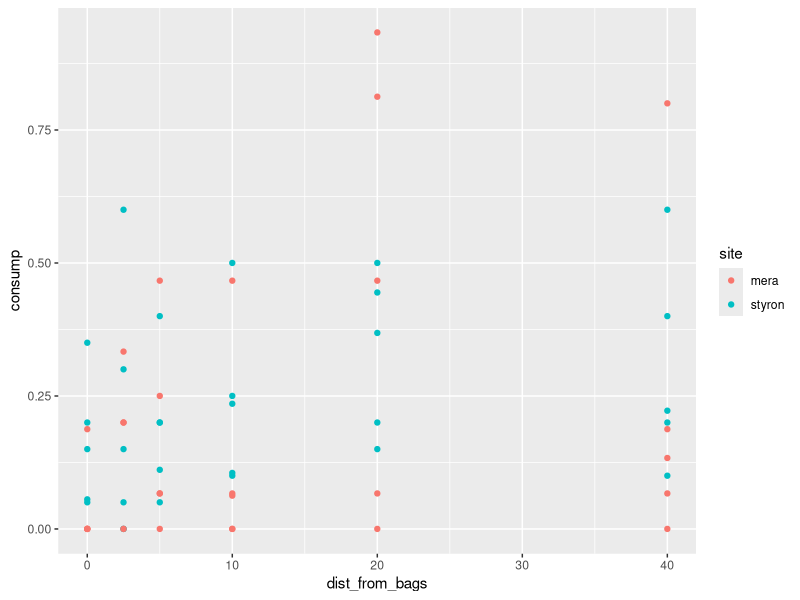
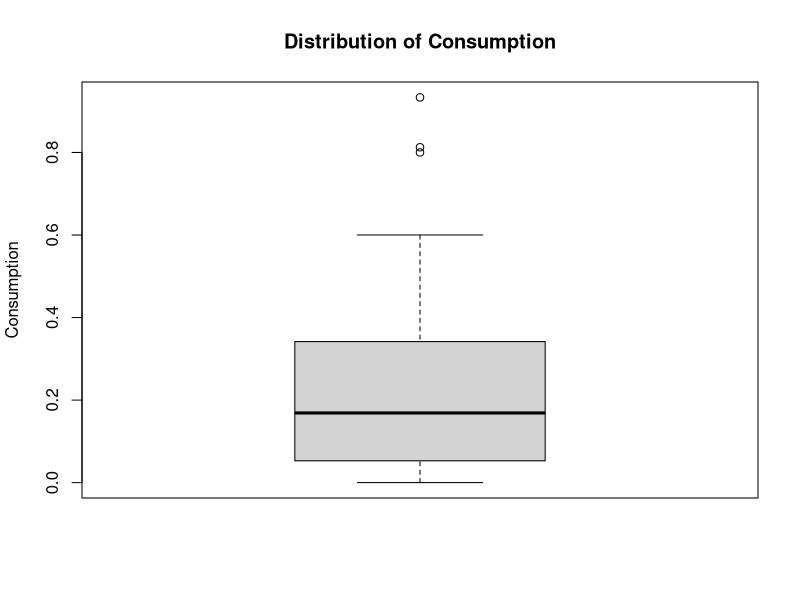
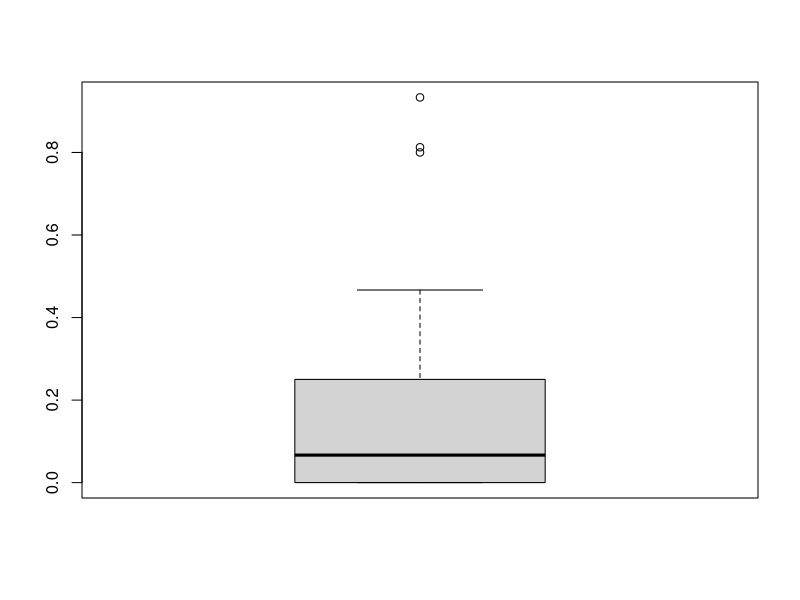
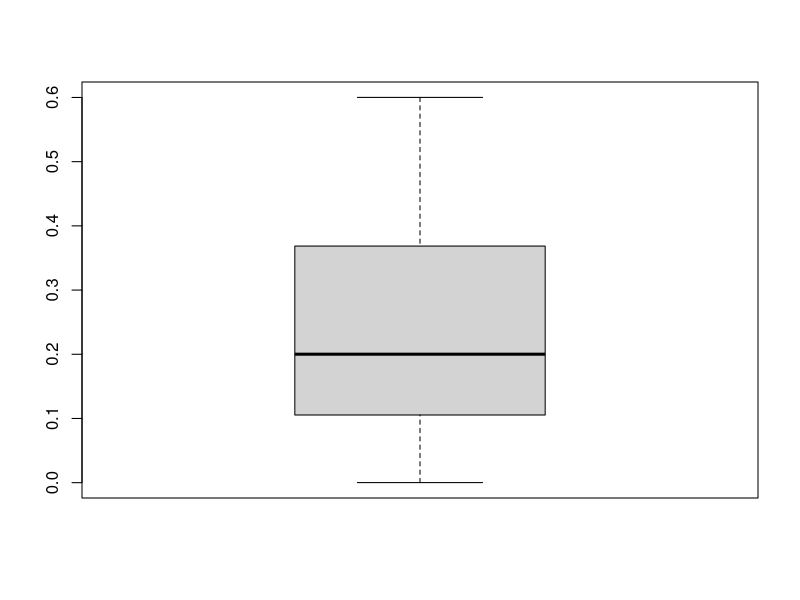
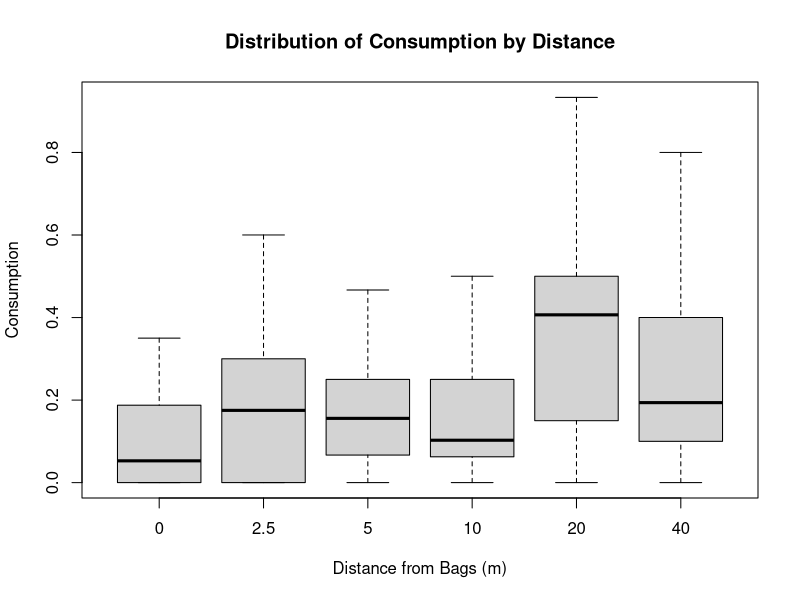
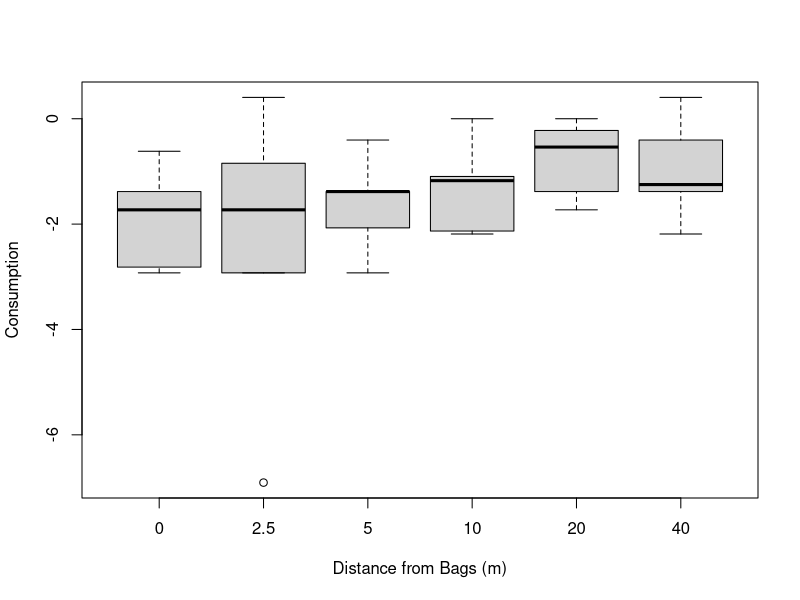
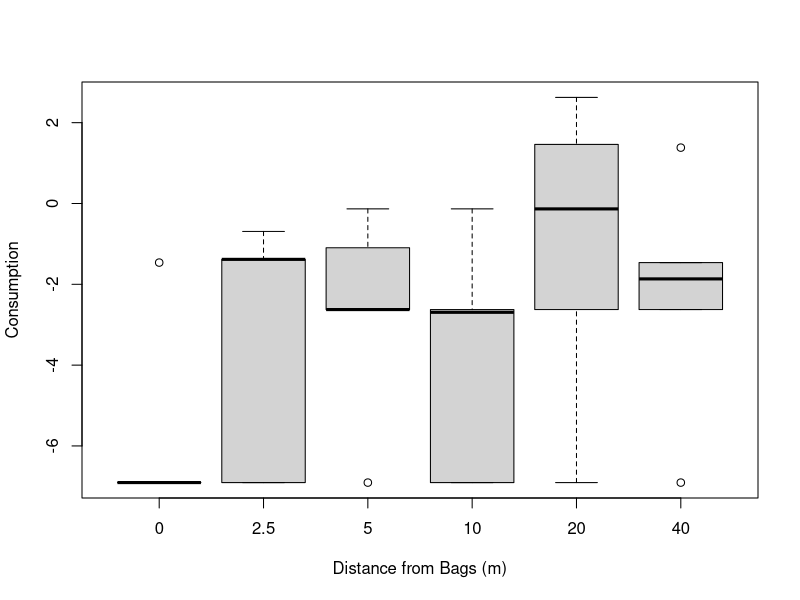
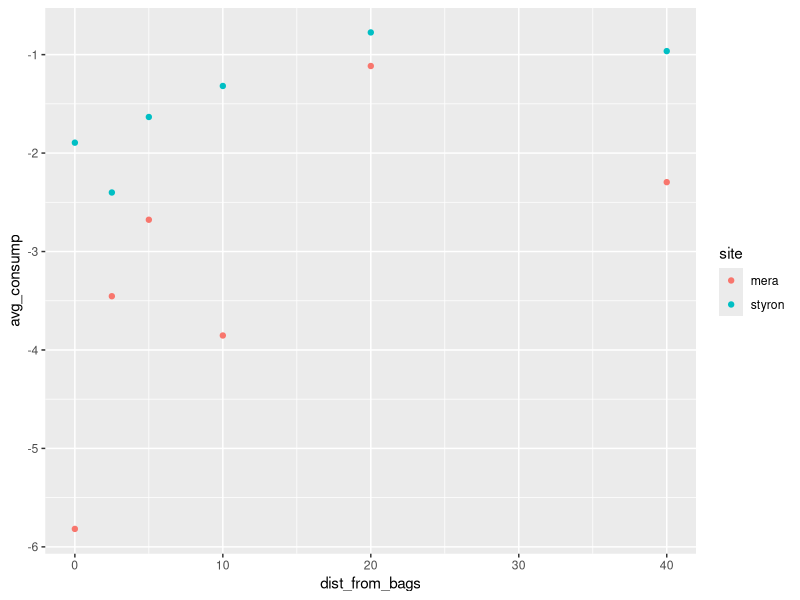

Recreate these plots in R, in order.
## ---- chunk 1
knitr::opts_chunk$set(echo = TRUE)
## ---- chunk 2
library(dplyr)
library(ggplot2)
library(quantreg)
library(lme4)
library(car)
## ---- chunk 3
squid.rawdata = read.csv("kremer consump assay data.csv", header = TRUE)
summary(squid.rawdata)

# removing trial tests and logit transforming consump data
squid = squid.rawdata %>% slice(6:65) %>% mutate(consump.log = logit(consump, adjust = .001))
squid$site = as.factor(squid$site)
squid$consump = squid$consump + .0001
## ---- chunk 4
squid %>% 
  ggplot(aes(x = dist_from_bags, y = consump, color = site)) + 
  geom_point() 

## ---- chunk 5
boxplot(squid$consump, ylab = "Consumption", main = "Distribution of Consumption")
boxplot((squid%>% filter(site == "mera"))$consump)
boxplot((squid%>% filter(site == "styron"))$consump)

boxplot(consump ~ dist_from_bags, xlab = "Distance from Bags (m)", ylab = "Consumption", main = "Distribution of Consumption by Distance", data = squid)
boxplot(consump.log ~ dist_from_bags, xlab = "Distance from Bags (m)", ylab = "Consumption", data = squid %>% filter(site == "styron"))
boxplot(consump.log ~ dist_from_bags, xlab = "Distance from Bags (m)", ylab = "Consumption", data = squid %>% filter(site == "mera"))

## ---- chunk 6
site.avgbydist = squid %>% 
    group_by(site, dist_from_bags)%>% 
    summarise(mean(consump.log)) %>% rename(avg_consump = 'mean(consump.log)')
site.avgbydist %>% 
  ggplot(aes(x = dist_from_bags, y = avg_consump, color = site)) + 
  geom_point()
## ---- chunk 7
# with outliers
hist(squid$consump)
hist(squid$consump.log)
## ---- chunk 8
#without outliers
Q <- quantile(squid$consump, probs=c(.25, .75), na.rm = FALSE)
iqr <- IQR(squid$consump)
up <-  Q[2]+1.5*iqr # Upper Range  
low<- Q[1]-1.5*iqr # Lower Range
squidElim<- subset(squid,
                   squid$consump > (Q[1] - 1.5*iqr) & squid$consump < (Q[2]+1.5*iqr))
hist(squidElim$consump)
hist(squidElim$consump.log)

## ---- chunk 9
#linreg 
consumpByDist <- lm(consump.log ~ dist_from_bags, data = squidElim)
AIC(consumpByDist)
plot(resid(consumpByDist))

anova(consumpByDist)
## ---- chunk 10
# quantile regression attempts
plot(squidElim$dist_from_bags, squidElim$consump.log)
taus <- c(.05,.1,.25,.75,.90,.95)
fit1 <- rq(consump.log ~ dist_from_bags, tau = .5, data = squidElim)
abline(fit1)
for(i in 1:length(taus)) {
  abline(rq(consump.log ~ dist_from_bags, tau = taus[i], data = squidElim))
}

## ---- chunk 11
# glm
# temp_avg + sal_avg + high_tide + dist_from_bags + spacing_m + temp_avg + sal_avg
consump.mod = glm(consump ~ spacing_m, family = "binomial", data = squidElim)
anova(consump.mod)
AIC(consump.mod)
summary(consump.mod)
drop1(consump.mod)

## ---- chunk 12

